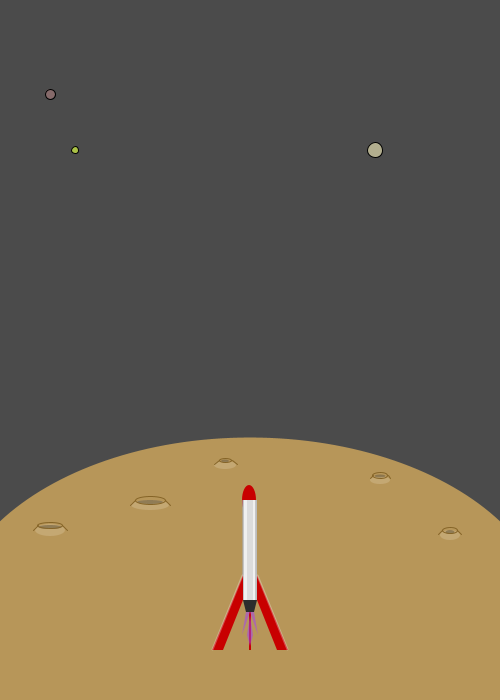
Frame 1 (no input)
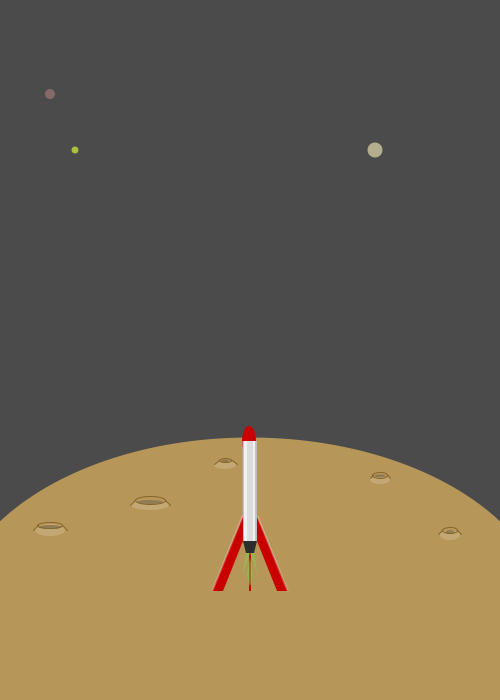
Frame 60 (the mouse pressed at the canvas centre just before this capture)
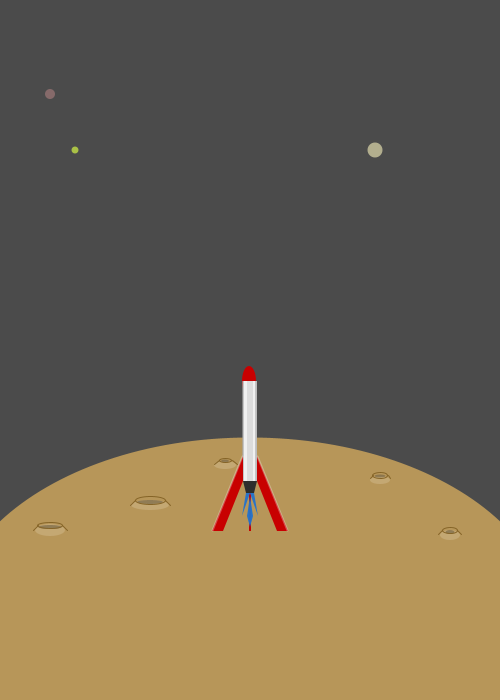
Frame 120 (the mouse held since frame 60 and released just before this capture)

The Processing sketch that drew these frames (run headless with seeded random() and noise(); from frame 60 on, the mouse is pressed at the canvas centre):

// Processing sketch: processing_42403
// ── processing_42403.pde



// Declaring variables !!! int = intergers!!!
int RocketPosX;
int RocketPosY;

/*
float planet_1_R;
float planet_1_G;
float planet_1_B;
float planet_1_A;
float planet_2_R;
float planet_2_G;
float planet_2_B;
float planet_2_A;
float planet_3_R;
float planet_3_G;
float planet_3_B;
float planet_3_A;
float planet_4_R;
float planet_4_G;
float planet_4_B;
float planet_4_A;
*/

float smokeR;
float smokeG;
float smokeB;
float smokeA;

void setup() {
  size (500, 700);
  smooth();
  frameRate(30);
  RocketPosX = width/2; // Positioning X. Within void setup.
  RocketPosY = height/2+150; // Positioning Y. Within void setup.
}


void draw () {
  background(75);
  
  /*
  planet_1_R = random (170); // variable RED
  planet_1_G = random (170); // variable GREEN
  planet_1_B = random (170); // Variable BLUE
  planet_1_A = random (225); // VARIABLE ALPHA
  planet_2_R = random (170);
  planet_2_G = random (170);
  planet_2_B = random (170);
  planet_2_A = random (225);
  planet_3_R = random (170);
  planet_3_G = random (170);
  planet_3_B = random (170);
  planet_3_A = random (225);
  planet_4_R = random (170);
  planet_4_G = random (170);
  planet_4_B = random (170);
  planet_4_A = random (225);
  */

  smokeR = random (255);
  smokeG = random (255);
  smokeB = random (255);
  smokeA = random (100, 255);

  // Small planets.
  // fill(planet_1_R, planet_1_G, planet_1_B, planet_1_A); // Variable context for this planet
  fill(178, 174, 142);
  ellipse(width/2+125, height/2-200, 15, 15);
  // fill(planet_2_R, planet_2_G, planet_2_B, planet_2_A); // Variable context for this planet
  fill(170, 193, 70);
  ellipse(width/2-175, height/2-200, 7, 7);
  // fill(planet_3_R, planet_3_G, planet_3_B, planet_3_A); // Variable context for this planet
  fill(115, 134, 106);
  ellipse(width/2+200, height/2-400, 5, 5);
  // fill(planet_4_R, planet_4_G, planet_4_B, planet_4_A); // Variable conext for this planet
  fill(134, 106, 106);
  ellipse(width/2-200, height/2-256, 10, 10);


  // Planet.
  fill (183, 150, 89);
  noStroke();
  ellipse (width/2, height/2+275, 600, 375);

  // Highlights on the angeld parts of the craters.
  fill(229, 211, 176, 75); // Highlight color.
  ellipse(width/2-100, height/2+155, 38, 10); // Highlight # 1
  ellipse(width/2+130, height/2+130, 20, 8); // Highlight # 2
  ellipse(width/2-200, height/2+180, 30, 12); // Highlight # 3
  ellipse(width/2-25, height/2+115, 22, 8); // Highlight # 4
  ellipse(width/2+200, height/2+185, 20, 10); // Highlight # 5

  // Shadows in the craters.
  fill (121, 104, 71, 175);
  ellipse(width/2-100, height/2+152, 26, 4); // Shadow # 1
  ellipse(width/2+130, height/2+126, 11, 3); // Shadow # 2
  ellipse(width/2-200, height/2+177, 23, 4); // Shadow # 3
  ellipse(width/2-25, height/2+111, 8, 3); // Shadow # 4
  ellipse(width/2+200, height/2+182, 9, 4); // Shawow # 5

  // Outlines of the craters.
  stroke(133, 100, 39);
  strokeWeight(1);
  noFill();
  ellipse(width/2-100, height/2+150, 30, 8); // # 1
  line(width/2-115, height/2+150, width/2-120, height/2+155); // Lines to ellipse above
  line(width/2-85, height/2+150, width/2-80, height/2+155); // Lines to ellipse above
  ellipse(width/2+130, height/2+125, 15, 6); // # 2
  line(width/2+123, height/2+125, width/2+120, height/2+128);
  line(width/2+138, height/2+125, width/2+140, height/2+128);
  ellipse(width/2-200, height/2+175, 25, 6); // # 3
  line(width/2-212, height/2+175, width/2-217, height/2+180);
  line(width/2-188, height/2+175, width/2-183, height/2+180);
  ellipse(width/2-25, height/2+110, 12, 4); // # 4
  line(width/2-31, height/2+110, width/2-36, height/2+114);
  line(width/2-18, height/2+110, width/2-13, height/2+114);
  ellipse(width/2+200, height/2+180, 15, 6); // # 5
  line(width/2+207, height/2+180, width/2+211, height/2+184);
  line(width/2+192, height/2+180, width/2+188, height/2+184);

  // Rocket.
  noStroke();
  fill(200, 0, 0);
  ellipse(RocketPosX-1, RocketPosY, 14, 30); // Top.
  noStroke();
  fill(220);
  rectMode(CORNER);
  rect(RocketPosX-7, RocketPosY, 14, 100);// Body.
  fill(240, 240, 240);
  rect(RocketPosX-7, RocketPosY, 4, 100);
  rect(RocketPosX+3, RocketPosY, 3, 100);
  fill(170, 170, 170, 155);
  rect(RocketPosX-8, RocketPosY, 2, 100);
  rect(RocketPosX+5, RocketPosY, 2, 100);

  // Rocket Feets.
  fill(200, 0, 0);
  quad (RocketPosX-7, RocketPosY+75, RocketPosX-7, RocketPosY+100, RocketPosX-27, RocketPosY+150, RocketPosX-38, RocketPosY+150); //x1, y1, x2, y2, x3, y3, x4, y4
  stroke(250, 250, 250, 75);
  strokeWeight(2);
  line(RocketPosX-8, RocketPosY+75, RocketPosX-38, RocketPosY+149);
  noStroke();
  rect (RocketPosX-1, RocketPosY+100, 2, 50);
  quad (RocketPosX+7, RocketPosY+75, RocketPosX+7, RocketPosY+100, RocketPosX+27, RocketPosY+150, RocketPosX+38, RocketPosY+150); // x1, y1, x2, y2, x3, y3, x4, y4
  stroke(250, 250, 250, 75);
  strokeWeight(2);
  line(RocketPosX+7, RocketPosY+75, RocketPosX+37, RocketPosY+149);

  // Exhaust pipe.
  noStroke();
  fill(45);
  quad(RocketPosX-7, RocketPosY+100, RocketPosX+7, RocketPosY+100, RocketPosX+4, RocketPosY+112, RocketPosX-4, RocketPosY+112);

  // Smoke
  fill (smokeR, smokeG, smokeB, smokeA);
  quad(RocketPosX-4, RocketPosY+112, RocketPosX, RocketPosY+112, RocketPosX-8, RocketPosY+135, RocketPosX-8, RocketPosY+135);
  quad(RocketPosX, RocketPosY+112, RocketPosX+4, RocketPosY+112, RocketPosX+8, RocketPosY+135, RocketPosX+8, RocketPosY+135);
  quad(RocketPosX, RocketPosY+115, RocketPosX+3, RocketPosY+135, RocketPosX, RocketPosY+146, RocketPosX-3, RocketPosY+135);
  
  // Movement.
  RocketPosY = RocketPosY - 1;
}
